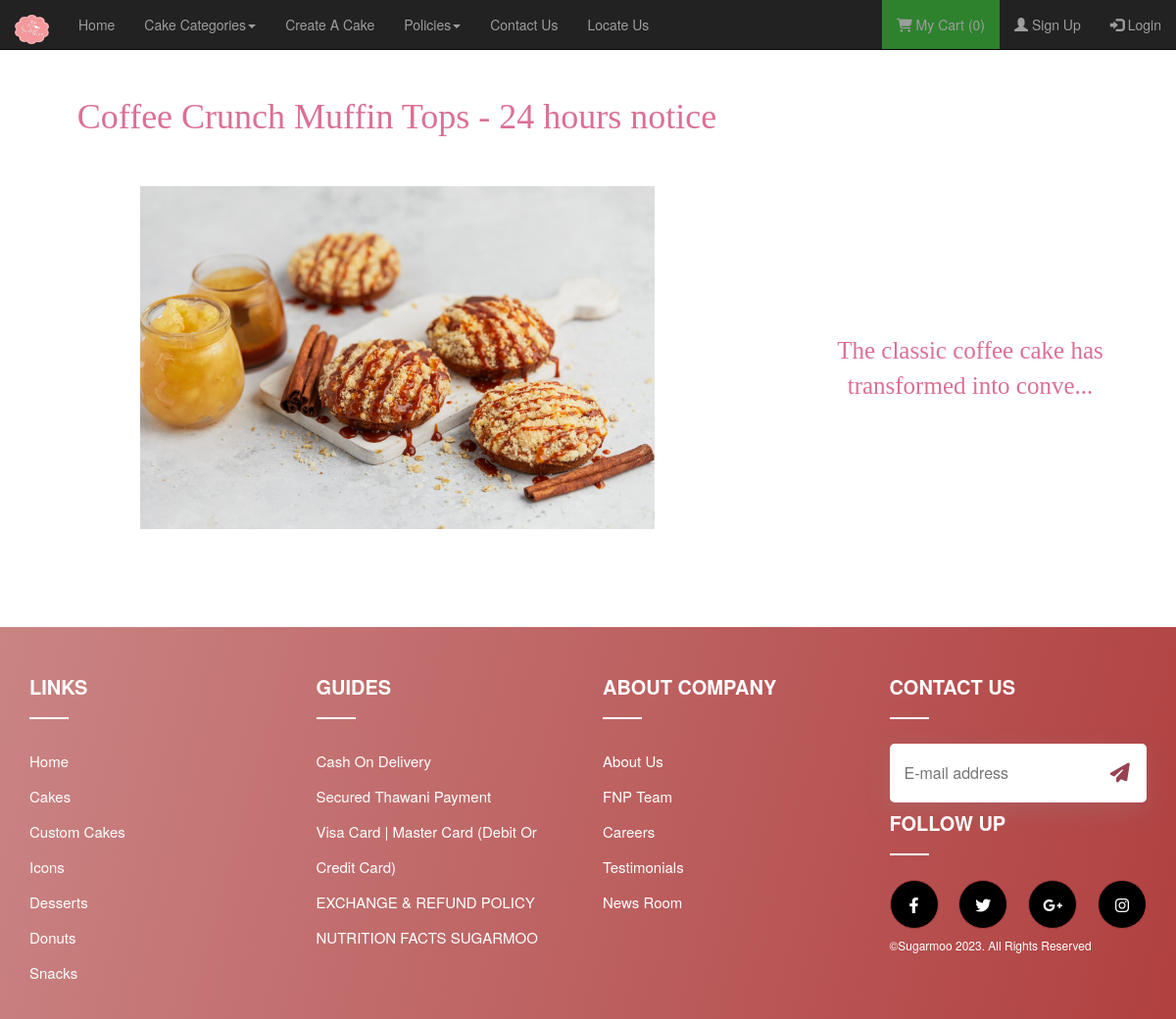
The page /users/product_View.php?id=8 on the database its author committed.
### tables this page shows
CREATE TABLE `product` (
  `prod_id` int(11) NOT NULL,
  `prod_name` varchar(255) NOT NULL,
  `prod_price` varchar(255) NOT NULL,
  `prod_image` varchar(255) NOT NULL,
  `prod_description` text NOT NULL,
  `h_name` varchar(255) NOT NULL,
  `h_price` varchar(255) NOT NULL
);

### config/database.php (called while the page is built, shortened)
<?php
class Database{
    public $host = HOST;
    public $user = USER;
    public $password = PASSWORD;
    public $database = DATABASE;
    public $link;
    public function dbConnect(){
        $this->link = mysqli_connect($this->host, $this->user, $this->password, $this->database);
    }
    public function select($sql){
        $result = mysqli_query($this->link, $sql) or die($this->link->error.__LINE__);
        if(mysqli_num_rows($result) > 0){
            return $result;
        }else{
            return false;
        }
    }
}
?>

### users/product_view.php (the view, shortened to what this page needs)
<?php
include_once '../config/database.php';
$db = new Database();
if(isset($_GET['id'])){
    $id = $_GET['id'];
}
?>
<!DOCTYPE html>
<html>
    <head>
        <link rel="stylesheet" href="https://cdnjs.cloudflare.com/ajax/libs/font-awesome/6.3.0/css/all.min.css"/>
        <link rel="stylesheet" href="https://maxcdn.bootstrapcdn.com/bootstrap/3.4.1/css/bootstrap.min.css">
        <link rel="stylesheet" href="https://cdnjs.cloudflare.com/ajax/libs/font-awesome/6.4.0/css/all.min.css"/>
        <link href="../style.css" rel="stylesheet" >
    </head>
    <body>
        <nav class="navbar navbar-inverse navbar-fixed-top">
            <div class="container-fluid">
              <div class="navbar-header">
                <a class="navbar-brand" href="../index.html"><img src="../images/nav-logo-new.png" title="Google" style="height: 30px; width: 35px;"></a>
              </div>
              <div class="collapse navbar-collapse" id="mynavbar">
                <ul class="nav navbar-nav">
                    <li><a href="../index.php">Home</a></li>
                    <li class="dropdown"><a class="dropdown-toggle" data-toggle="dropdown" href="#">Cake Categories<span class="caret"></span></a>
                    </li>
                    <li><a href="create_cake.php">Create A Cake</a></li>
                    <li class="dropdown"><a class="dropdown-toggle" data-toggle="dropdown" href="#">Policies<span class="caret"></span></a>
                      </li>
                    <li><a href="contact.php">Contact Us</a></li>
                    <li><a href="location.php">Locate Us</a></li>
                </ul>
                <ul class="nav navbar-nav navbar-right">
                <?php
                  $count = 0;
                  ?>
                    <li><a href="mycart.php" style="background-color: rgb(46, 130, 46);"><i class="fa fa-cart-shopping"></i> My Cart (<?php echo $count; ?>)</a></li>
                    <li><a href="signup.php"><span class="glyphicon glyphicon-user"></span> Sign Up</a></li>
                    <li><a href="login.php"><span class="glyphicon glyphicon-log-in"></span> Login</a></li>
                </ul>
              </div>
            </div>
          </nav>
    <div class="container-fluid">
       <div class="container" style="font-family: cursive; color: palevioletred;">
       <div class="row" style="margin-bottom:100px; text-align:center;">
       <div class="col-md-8">
       <?php
           $query = "select * from product where prod_id = '$id'";
           $result = $db->select($query);
           if($result){
               while($row = mysqli_fetch_assoc($result)){
            ?>
            <h1 style="margin-top:100px"><?=$row['prod_name']?></h1>
           <br><br>
           <img src="../admin/<?=$row['prod_image']?>" width="70%">
        </div>
        <div class="col-md-4">
        <br><br>
           <p style="margin-top:300px; font-size:25px"><?=$row['prod_description']?> </p>
            <br><br>
            <?php
               }
           }
           ?>
        </div>
       </div>
       </div>
    </div>
     <div class="footer pt-5" style="height: 400px;">
            <div class="container" style="padding-top: 50px;">
              <div class="row">
                <div class="col-6 col-sm-6 col-md-4 col-lg-3 mb-5">
                  <div class="footer_section">
                    <h4>Links</h4>
                    <ul>
                      <li><a href="#">Home</a></li>
                      <li><a href="#">Cakes</a></li>
                      <li><a href="#">Custom Cakes</a></li>
                      <li><a href="#">Icons</a></li>
                      <li><a href="#">desserts</a></li>
                      <li><a href="#">Donuts</a></li>
                      <li><a href="#">Snacks</a></li>
                    </ul>
                  </div>
                </div>
                <div class="col-6 col-sm-6 col-md-4 col-lg-3 mb-5">
                  <div class="footer_section">
                    <h4>Guides</h4>
                    <ul>
                      <li><a href="#">Cash On Delivery</a></li>
                      <li><a href="#">Secured Thawani Payment</a></li>
                      <li><a href="#">Visa Card | Master Card (Debit or Credit Card)</a></li>
                      <li><a href="#">EXCHANGE & REFUND POLICY</a></li>
                      <li><a href="#">NUTRITION FACTS SUGARMOO</a></li>
                    </ul>
                  </div>
                </div>
                <div class="col-6 col-sm-6 col-md-4 col-lg-3 mb-5">
                  <div class="footer_section">
                    <h4>ABOUT COMPANY</h4>
                    <ul>
                      <li><a href="#">About Us</a></li>
                      <li><a href="#">FNP Team</a></li>
                      <li><a href="#">Careers</a></li>
                      <li><a href="#">Testimonials</a></li>
                      <li><a href="#">News Room</a></li>
                    </ul>
                  </div>
                </div>
                <div class="col-12 col-sm-6 col-md-12 col-lg-3 mb-5">
                  <div class="row">
                    <div
                      class="col-sm-12 col-md-6 col-lg-12 footer_section footer_section_contact"
                    >
                      <h4>Contact Us</h4>
                      <div class="search">
                        <form action="#" class="subscribe">
                          <input
                            type="email"
                            class="contact_input"
                            placeholder="E-mail address"
                          />
                          <button type="submit" class="submit_button">
                            <i class="fa fa-paper-plane"></i>
                          </button>
                        </form>
                      </div>
                    </div>
                    <div class="col-sm-12 col-md-6 col-lg-12 social_media">
                      <h4>Follow Up</h4>
                      <ul>
                        <li>
                          <a href="https://www.facebook.com/sugarmoodesserts"><i class="fab fa-facebook-f"></i></a>
                        </li>
                        <li>
                          <a href="https://twitter.com/fnp_ind"><i class="fab fa-twitter"></i></a>
                        </li>
                        <li>
                          <a href=""><i class="fab fa-google-plus-g"></i></a>
                        </li>
                        <li>
                          <a href="https://www.instagram.com/sugarmoodesserts/"><i class="fab fa-instagram"></i></a>
                        </li>
                      </ul>
                      <div>
                        <h6 style="color: white;">©Sugarmoo 2023. All Rights Reserved</h6>
                      </div>
                    </div>
                  </div>
                </div>
              </div>
            </div>
          </div>
    </body>
</html>

### style.css (style rules this page uses)
* { margin: 0; padding: 0; box-sizing: border-box; }
a, a:hover, a.focus, a.active { text-decoration: none; outline: none; }
ul { margin: 0; padding: 0; list-style: none; }
li a { text-decoration:none; }
.footer { background: linear-gradient(105deg, #ca8484, #b14040); }
.footer_section h4, .social_media h4 { color: #fff; margin-top: 0; margin-bottom: 25px; font-weight: 700; text-transform: uppercase; font-size: 20px; }
.footer_section h4::after, .social_media h4::after { content: ""; display: block; height: 2px; width: 40px; background: #fff; margin-top: 20px; }
.footer_section ul { margin: 0; padding: 0; list-style: none; }
.footer_section ul li a { color: #fff; transition: all .3s ease 0s; line-height: 36px; font-size: 15px; text-transform: capitalize; }
.search form { width: 100%; position: relative; display: flex; margin-bottom: 10px; box-shadow: rgba(149, 157, 165, 0.2) 0px 8px 24px; }
.contact_input { width: 100%; border: none; padding: 0 0 0 15px; height: 60px; border-radius: 5px 0 0 5px; outline: none; color: #999; font-size: 16px; }
.submit_button { width: 70px; height: 60px; font-size: 20px; border: none; background: #fff; text-align: center; color: #9a4151; border-radius: 0 5px 5px 0; cursor: pointer; }
.social_media ul { display: flex; justify-content: space-between; }
.social_media ul li { text-align: center; line-height: 50px; font-size: 16px; width: 50px; height: 50px; border-radius: 50%; border: 1px solid #b14040; background-color: black; transition: all .5s ease; }
.social_media ul li a { font-weight: 100; color: #fff; }

### rows shown on the page
product: prod_name "Coffee Crunch Muffin Tops - 24 hours notice", prod_image (picture), prod_description "The classic coffee cake has transformed into conve..."

### other values the page prints
$count "0"
